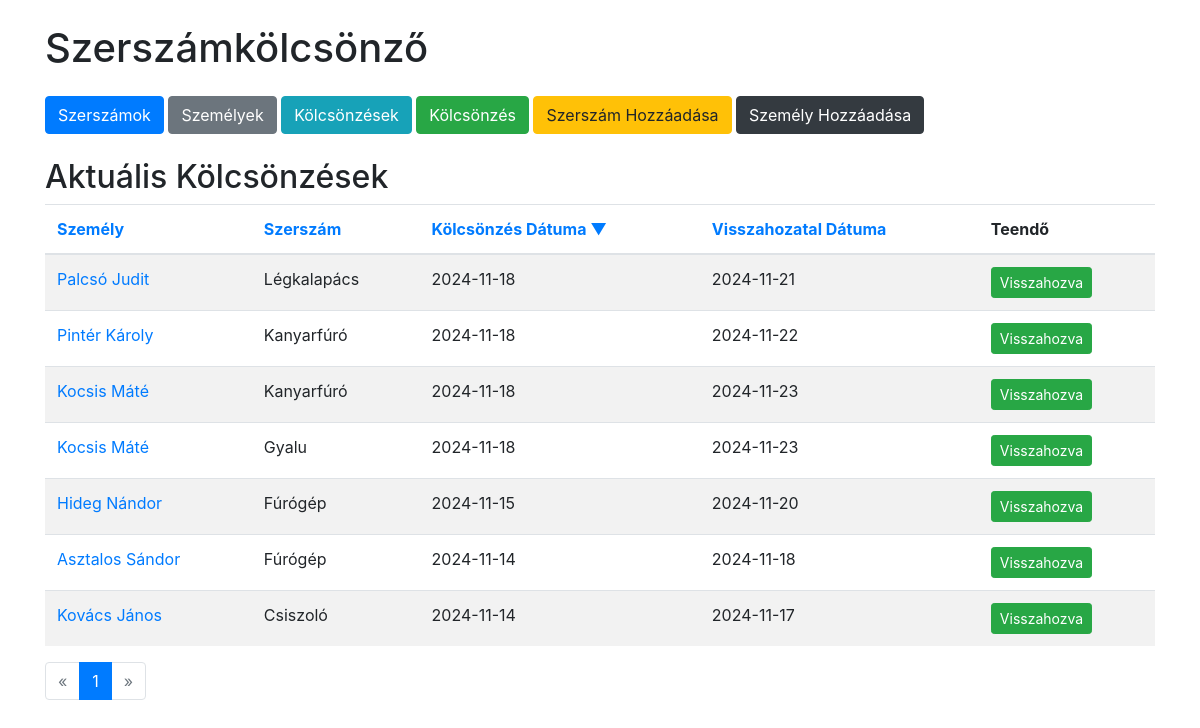
Page /loans?sort=loan_date&order=desc&page=1 on the committed database.
### tables this page shows
CREATE TABLE loans (
            id INTEGER PRIMARY KEY AUTOINCREMENT,
            person_id INTEGER NOT NULL,
            tool_id INTEGER NOT NULL,
            loan_date DATE NOT NULL,
            return_date DATE NOT NULL,
            FOREIGN KEY(person_id) REFERENCES persons(id),
            FOREIGN KEY(tool_id) REFERENCES tools(id)
        );

CREATE TABLE persons (
            id INTEGER PRIMARY KEY AUTOINCREMENT,
            name TEXT NOT NULL,
            address TEXT NOT NULL
        );

CREATE TABLE tools (
            id INTEGER PRIMARY KEY AUTOINCREMENT,
            name TEXT NOT NULL,
            quantity INTEGER NOT NULL
        );

### app.py (the view)
@app.route('/loans')
def loans():
    sort = request.args.get('sort', 'loan_date')
    order = request.args.get('order', 'asc')
    page = int(request.args.get('page', 1))
    per_page = PER_PAGE
    valid_sort_columns = ['person_name', 'tool_name', 'loan_date', 'return_date']
    if sort not in valid_sort_columns:
        sort = 'loan_date'
    if order not in ['asc', 'desc']:
        order = 'asc'
    sort_column_mapping = {
        'person_name': 'persons.name',
        'tool_name': 'tools.name',
        'loan_date': 'loans.loan_date',
        'return_date': 'loans.return_date'
    }
    order_by = f"{sort_column_mapping[sort]} {order.upper()}"
    conn = get_db_connection()
    count_query = '''
        SELECT COUNT(*)
        FROM loans
        JOIN persons ON loans.person_id = persons.id
        JOIN tools ON loans.tool_id = tools.id
    '''
    total = conn.execute(count_query).fetchone()[0]
    total_pages = math.ceil(total / per_page)
    loans_query = f'''
        SELECT loans.id, persons.name AS person_name, tools.name AS tool_name, loans.loan_date, loans.return_date, tools.quantity AS tool_quantity
        FROM loans
        JOIN persons ON loans.person_id = persons.id
        JOIN tools ON loans.tool_id = tools.id
        ORDER BY {order_by}
        LIMIT ? OFFSET ?
    '''
    loans = conn.execute(loans_query, (per_page, (page - 1) * per_page)).fetchall()
    conn.close()
    return render_template('loans.html',
                           loans=loans,
                           current_sort=sort,
                           current_order=order,
                           page=page,
                           total_pages=total_pages)

### app.py (called while the page is built)
def get_db_connection():
    conn = sqlite3.connect(DATABASE)
    conn.row_factory = sqlite3.Row
    return conn

### templates/loans.html (shortened to what this page needs)
{% extends 'base.html' %}
{% block content %}
<h2>Aktuális Kölcsönzések</h2>
<table class="table table-striped">
    <thead>
        <tr>
            <th>
                <a href="{{ url_for('loans', sort='person_name', order='asc' if current_sort != 'person_name' or current_order == 'desc' else 'desc', page=page) }}">
                    Személy
                </a>
            </th>
            <th>
                <a href="{{ url_for('loans', sort='tool_name', order='asc' if current_sort != 'tool_name' or current_order == 'desc' else 'desc', page=page) }}">
                    Szerszám
                </a>
            </th>
            <th>
                <a href="{{ url_for('loans', sort='loan_date', order='asc' if current_sort != 'loan_date' or current_order == 'desc' else 'desc', page=page) }}">
                    Kölcsönzés Dátuma
                    {% if current_sort == 'loan_date' %}
                        {% if current_order == 'asc' %}
                            &#9650;
                        {% else %}
                            &#9660;
                        {% endif %}
                    {% endif %}
                </a>
            </th>
            <th>
                <a href="{{ url_for('loans', sort='return_date', order='asc' if current_sort != 'return_date' or current_order == 'desc' else 'desc', page=page) }}">
                    Visszahozatal Dátuma
                </a>
            </th>
            <th>Teendő</th>
        </tr>
    </thead>
    <tbody>
        {% for loan in loans %}
        <tr>
            <td>
                <a href="#" data-toggle="modal" data-target="#personModal" data-id="{{ loan.id }}" class="person-link">{{ loan.person_name }}</a>
            </td>
            <td>
                <span data-toggle="tooltip" data-placement="top" title="Raktárkészlet: {{ loan.tool_quantity }}">{{ loan.tool_name }}</span>
            </td>
            <td>{{ loan.loan_date }}</td>
            <td>{{ loan.return_date }}</td>
            <td>
                <form action="{{ url_for('return_tool', loan_id=loan.id) }}" method="post">
                    <button type="submit" class="btn btn-sm btn-success">Visszahozva</button>
                </form>
            </td>
        </tr>
        {% endfor %}
    </tbody>
</table>
<nav aria-label="Page navigation">
  <ul class="pagination">
    <li class="page-item {% if page == 1 %}disabled{% endif %}">
      <a class="page-link" href="{{ url_for('loans', sort=current_sort, order=current_order, page=page-1) }}" aria-label="Previous">
        <span aria-hidden="true">&laquo;</span>
      </a>
    </li>
    {% for p in range(1, total_pages + 1) %}
    <li class="page-item {% if p == page %}active{% endif %}">
      <a class="page-link" href="{{ url_for('loans', sort=current_sort, order=current_order, page=p) }}">{{ p }}</a>
    </li>
    {% endfor %}
    <li class="page-item {% if page == total_pages %}disabled{% endif %}">
      <a class="page-link" href="{{ url_for('loans', sort=current_sort, order=current_order, page=page+1) }}" aria-label="Next">
        <span aria-hidden="true">&raquo;</span>
      </a>
    </li>
  </ul>
</nav>
{% endblock %}

### rows in the picture
loans: person_name "Palcsó Judit", tool_name "Légkalapács", loan_date "2024-11-18", return_date "2024-11-21"
loans: person_name "Pintér Károly", tool_name "Kanyarfúró", loan_date "2024-11-18", return_date "2024-11-22"
loans: person_name "Kocsis Máté", tool_name "Kanyarfúró", loan_date "2024-11-18", return_date "2024-11-23"
loans: person_name "Kocsis Máté", tool_name "Gyalu", loan_date "2024-11-18", return_date "2024-11-23"
loans: person_name "Hideg Nándor", tool_name "Fúrógép", loan_date "2024-11-15", return_date "2024-11-20"
loans: person_name "Asztalos Sándor", tool_name "Fúrógép", loan_date "2024-11-14", return_date "2024-11-18"
loans: person_name "Kovács János", tool_name "Csiszoló", loan_date "2024-11-14", return_date "2024-11-17"

### other values in the picture
{{ p }} "1"
